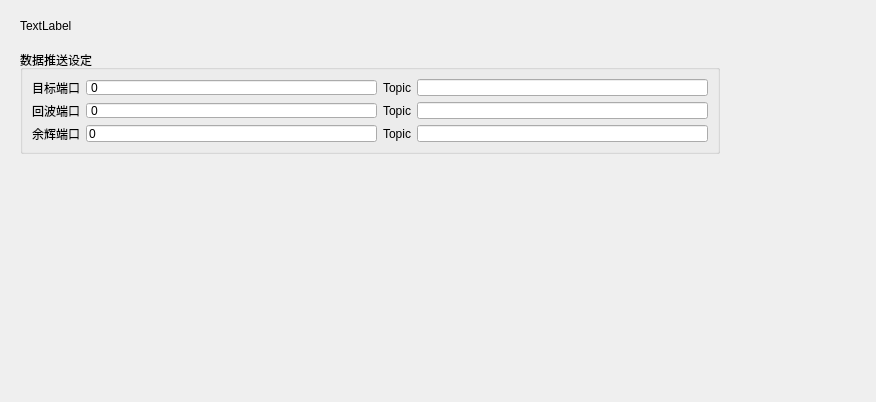
<?xml version="1.0" encoding="UTF-8"?>
<ui version="4.0">
 <class>RadarDataOutputSettings</class>
 <widget class="QWidget" name="RadarDataOutputSettings">
  <property name="geometry">
   <rect>
    <x>0</x>
    <y>0</y>
    <width>876</width>
    <height>402</height>
   </rect>
  </property>
  <property name="windowTitle">
   <string>Form</string>
  </property>
  <widget class="QGroupBox" name="groupBox_8">
   <property name="geometry">
    <rect>
     <x>20</x>
     <y>50</y>
     <width>700</width>
     <height>104</height>
    </rect>
   </property>
   <property name="title">
    <string>数据推送设定</string>
   </property>
   <layout class="QGridLayout" name="gridLayout_3">
    <item row="0" column="0">
     <widget class="QLabel" name="label_18">
      <property name="text">
       <string>目标端口</string>
      </property>
     </widget>
    </item>
    <item row="0" column="1">
     <widget class="QSpinBox" name="trackSendPortSpinBox">
      <property name="buttonSymbols">
       <enum>QAbstractSpinBox::NoButtons</enum>
      </property>
      <property name="maximum">
       <number>999999</number>
      </property>
     </widget>
    </item>
    <item row="0" column="2">
     <widget class="QLabel" name="label_19">
      <property name="text">
       <string>Topic</string>
      </property>
     </widget>
    </item>
    <item row="0" column="3">
     <widget class="QLineEdit" name="trackSendTopicLineEdit"/>
    </item>
    <item row="1" column="0">
     <widget class="QLabel" name="label_21">
      <property name="text">
       <string>回波端口</string>
      </property>
     </widget>
    </item>
    <item row="1" column="1">
     <widget class="QSpinBox" name="videoSendPortSpinBox">
      <property name="buttonSymbols">
       <enum>QAbstractSpinBox::NoButtons</enum>
      </property>
      <property name="maximum">
       <number>999999</number>
      </property>
     </widget>
    </item>
    <item row="1" column="2">
     <widget class="QLabel" name="label_20">
      <property name="text">
       <string>Topic</string>
      </property>
     </widget>
    </item>
    <item row="1" column="3">
     <widget class="QLineEdit" name="videoSendTopicLineEdit"/>
    </item>
    <item row="2" column="0">
     <widget class="QLabel" name="label_5">
      <property name="text">
       <string>余辉端口</string>
      </property>
     </widget>
    </item>
    <item row="2" column="1">
     <widget class="QLineEdit" name="yhportylineEdit">
      <property name="text">
       <string>0</string>
      </property>
     </widget>
    </item>
    <item row="2" column="2">
     <widget class="QLabel" name="label_8">
      <property name="text">
       <string>Topic</string>
      </property>
     </widget>
    </item>
    <item row="2" column="3">
     <widget class="QLineEdit" name="yhtopiclineEdit"/>
    </item>
   </layout>
  </widget>
  <widget class="QLabel" name="label">
   <property name="geometry">
    <rect>
     <x>20</x>
     <y>20</y>
     <width>54</width>
     <height>12</height>
    </rect>
   </property>
   <property name="text">
    <string>TextLabel</string>
   </property>
  </widget>
 </widget>
 <resources/>
 <connections/>
</ui>
